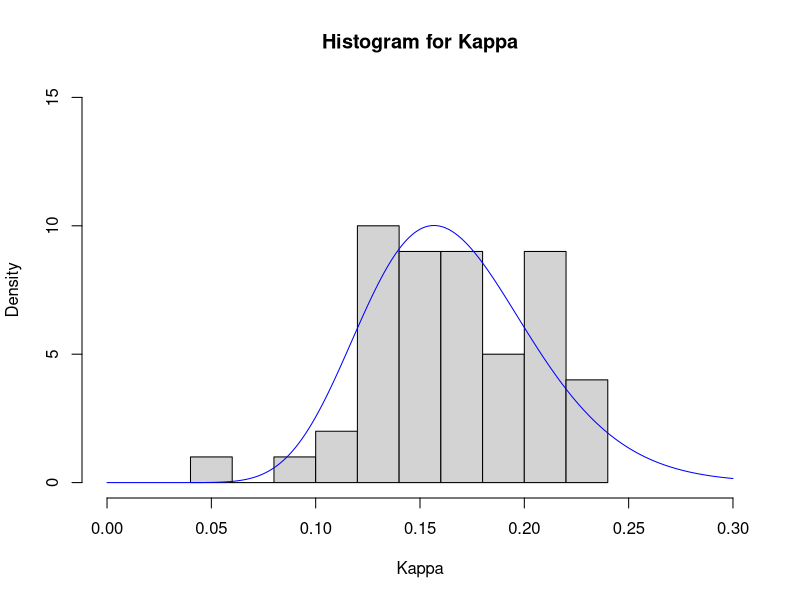
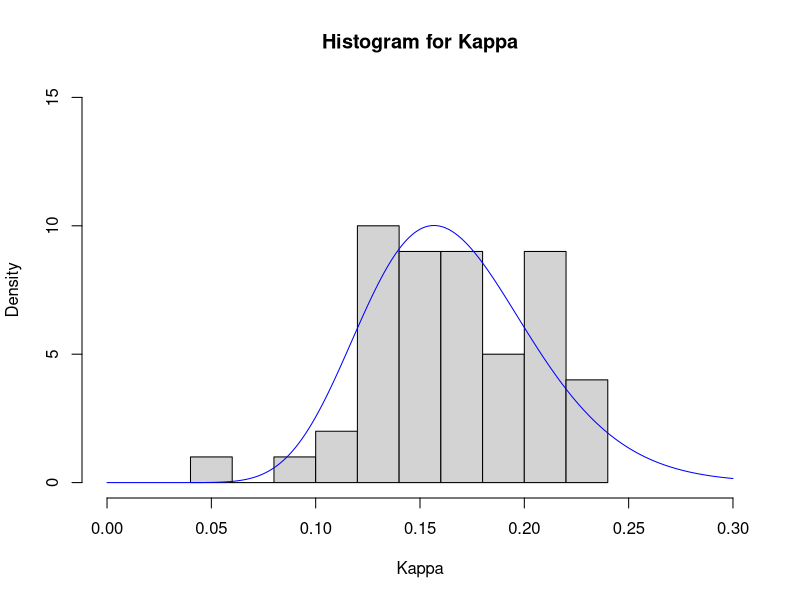

Source code (R) for these figures, in order:
## This R script generates Figure 5.

library(MASS)

## Kappa values based on the Netherlands data
  Kf<-c(.159,.160,.205,.173,.207,.154,.121,.208,.191,.151,.133,.174,.144,.135,.166,.208)
  
  Km<-c(.221, .195, .221, .176, .179, .151, .179,.134,.181,.109,.116, .197,.139,.125,.145,.134)
  
  K<-c(Kf,Km)
  
## Kappa values based on the Australian data
  Af<-c(.0591,.2175,.2061,.0939,.122,.2351,.2043,.2232,.1281)
  Am<-c(.1778,.1782,.1836,.1554,.1251,.1508,.2187,.1612,.2049)
  Aall<-c(Af,Am)

## Combining the Netherlands and Australian data 
  KA=c(K,Aall)
  
  hist(KA, main="Histogram for Kappa", xlab="Kappa", border="black", probability=TRUE, breaks=10,xlim=c(0,0.3),  ylim=c(0,15))
  
## Fit a gamma distribution
  
  fit_G  <- fitdistr(KA, "gamma"); fit_G

## Getting the 2 parameters of the gamma distribution
  para1<-  fit_G$estimate[1]; para2<-  fit_G$estimate[2]
  
  xvals <- seq(0,0.3,0.001)

## Draw the density curve
  dens3 <- dgamma(xvals, para1,para2)
  
  lines(xvals, dens3,col="blue")
  
  pdf("rplot.pdf")
  hist(KA, main="Histogram for Kappa", xlab="Kappa", border="black", probability=TRUE, breaks=10,xlim=c(0,0.3),  ylim=c(0,15))
  lines(xvals, dens3,col="blue")
  dev.off()

    